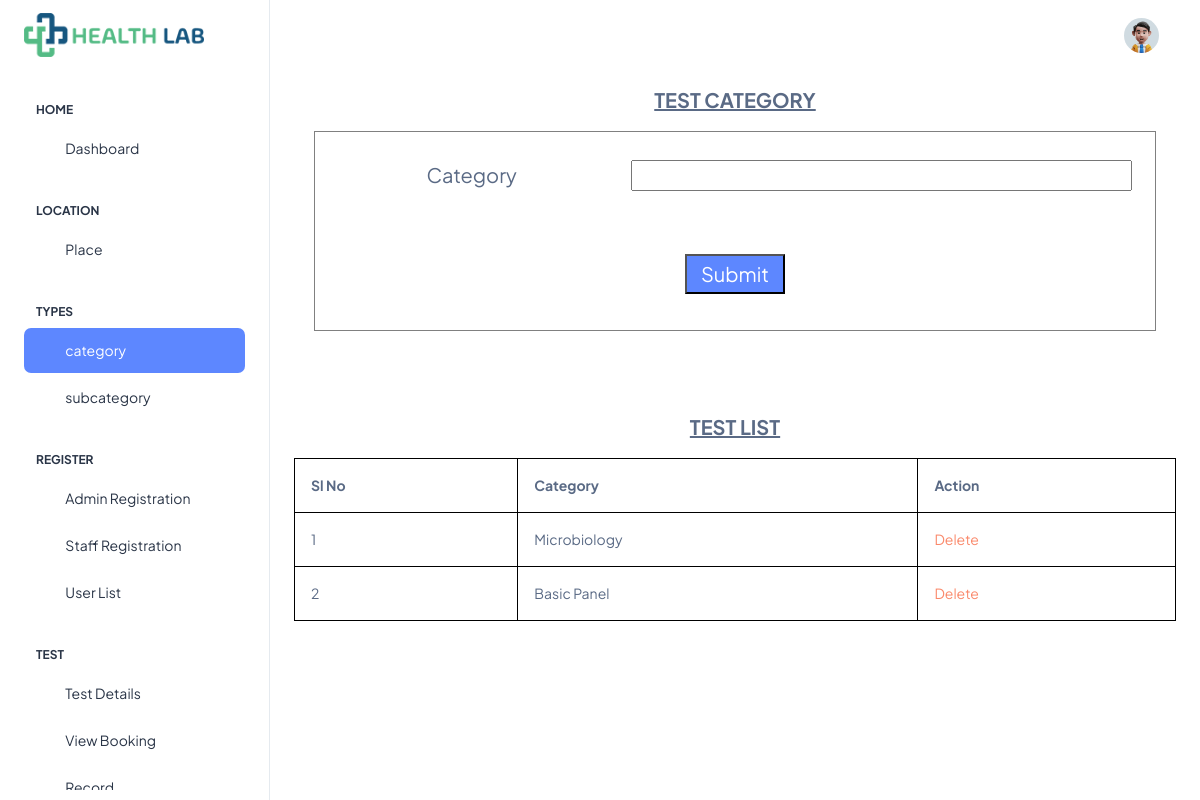
Screenshot of /Project/Admin/category.php (signed in) with the database file from the repository.
### tables this page shows
CREATE TABLE `tbl_category` (
  `category_id` int(11) NOT NULL auto_increment,
  `category_name` varchar(50) NOT NULL,
  PRIMARY KEY  (`category_id`)
);

### Project/Admin/category.php (the view, shortened to what this page needs)
<!DOCTYPE html PUBLIC "-//W3C//DTD XHTML 1.0 Transitional//EN" "http://www.w3.org/TR/xhtml1/DTD/xhtml1-transitional.dtd">
<html xmlns="http://www.w3.org/1999/xhtml">
<?php
include("Head.php");
?>
<head>
</head>
<body>
<p align="center" style="font-size: 20px"  ><strong><u>TEST CATEGORY</u></strong></p>
<div align="center">
<form id="form1" name="form1" method="post" action="">
  <table width="842" height="200" border="1" style="font-size: 18px; text-align: center;">
    <tr>
      <td width="176" style="font-size: 20px;">Category</td>
      <td width="296" style="text-align: left;">
        <input type="text" required name="category" id="category" style="width: 95%;" />
      </td>
    </tr>
    <tr>
      <td colspan="2">
        <div align="center">
          <input type="submit" name="btn_submit" value="Submit" style="font-size: 20px; width: 100px; height: 40px; background-color: #5D87FF; color: white;" />
        </div>
      </td>
    </tr>
  </table>
</form>
<p align="center">&nbsp;</p>
<p align="center"class="categorylist" style="font-size: 20px"  ><strong><u>TEST LIST</u></strong></p>
<table width="200"  style="border: 1px solid black;" class="table table-bordered">
<tr>
    <td><strong>Sl No</strong></td>
    <td><strong>Category</strong></td>
    <td><strong>Action</strong></td>
</tr>
  <?php
  		$i=0;
  		$selQry="select * from tbl_category";
		$data=mysql_query($selQry);
		while($row=mysql_fetch_array($data))
		{
			$i++;
			?>
    <tr>
   <td><?php echo $i?> </td>
    <td><?php echo $row["category_name"]?></td>
    <td><a href = "category.php?did=<?php echo $row["category_id"]?>" class="text-danger">Delete</td>
  </tr>
   <?php
		}
   ?>
</table>
</div>
</body>
</html>
<?php
include("Foot.php");
?>

### Project/Admin/category.php (style rules this page uses)
.categorylist { margin-top: 60px; }

### rows the page displays
tbl_category: category_name "Microbiology"
tbl_category: category_name "Basic Panel"
